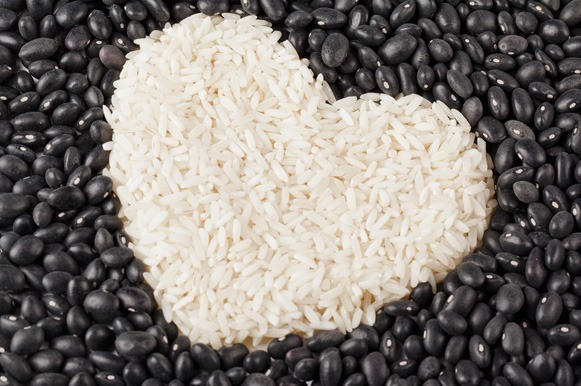
#> input picture arroz_feijao.jpg, 581 x 386 px, given in place of franca.jpg, which was not available
$ python aula02.py
#> lines starting #> are read from the running program, lines starting #| are printed output that depends on the picture; pictures that were not available may be replaced by others from this repository, and a replacement may not be noted
#> in main, image is the input picture: shape (386, 581, 3); mean B, G, R 114.7, 119.7, 125.6
#| (386, 581, 3)
### aula01/aula01.py
from enum import Enum

import cv2
import matplotlib

matplotlib.use("TkAgg")  # No Linux
import matplotlib.pyplot as plt
import numpy as np


# [25 lines left out: function splitBGRChannels, not called in this run]


def greyImage(image):
    grey_image = np.zeros((image.shape[0], image.shape[1]), dtype=np.uint8)
    for i in range(image.shape[0]):
        for j in range(image.shape[1]):
            grey_image[i, j] = np.mean(image[i, j])
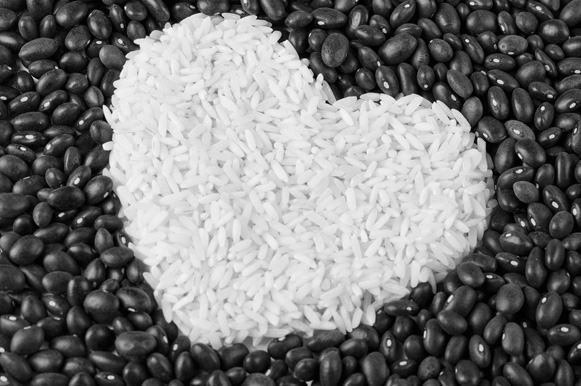
#> grey_image: shape (386, 581); min 0, max 251, mean 119.7
    return grey_image


def showImage(image, title="Image"):
    cv2.imshow(title, image)
    #cv2.waitKey(0)
    #cv2.destroyAllWindows()


# [5 lines left out: function showBGRChannels, not called in this run]


def histogram(image, color_space="B"):
    class ColorSpace(Enum):
        BLUE = "B"
        GREEN = "G"
        RED = "R"
        GREY = "GREY"

    channel = None
    match color_space:
        case ColorSpace.BLUE.value:
            blue_channel, _, _ = splitBGRChannels(image)
            channel = blue_channel
        case ColorSpace.GREEN.value:
            _, green_channel, _ = splitBGRChannels(image)
            channel = green_channel
        case ColorSpace.RED.value:
            _, _, red_channel = splitBGRChannels(image)
            channel = red_channel
        case ColorSpace.GREY.value:
            channel = greyImage(image)
        case _:
            raise ValueError("Invalid color space")

    histogram = 256 * [0]
#> histogram = 256 values from 0 to 0
    for i in range(channel.shape[0]):
        for j in range(channel.shape[1]):
            match color_space:
                case ColorSpace.BLUE.value:
                    pixel_color = channel[i, j, 0]
                case ColorSpace.GREEN.value:
                    pixel_color = channel[i, j, 1]
                case ColorSpace.RED.value:
                    pixel_color = channel[i, j, 2]
                case ColorSpace.GREY.value:
                    pixel_color = channel[i, j]
            histogram[pixel_color] += 1
#> after the loop, histogram = 256 values, max 3336 at index 227, min 0 at index 250, mean 876

    return histogram


def histogram_graph(image, graph_color="B", graph_title=None):
    class ColorSpace(Enum):
        BLUE = "B"
        GREEN = "G"
        RED = "R"
        GREY = "GREY"

    hist = None
    match graph_color:
        case ColorSpace.BLUE.value:
            graph_color = "blue"
            hist = histogram(image, "B")
        case ColorSpace.GREEN.value:
            graph_color = "green"
            hist = histogram(image, "G")
        case ColorSpace.RED.value:
            graph_color = "red"
            hist = histogram(image, "R")
        case ColorSpace.GREY.value:
            graph_color = "grey"
            hist = histogram(image, "GREY")
        case _:
            graph_color = "grey"
            hist = histogram(image, "GREY")

    pixel = np.arange(0, 256)
#> pixel = 256 values from 0 to 255

    # [7 lines of commented-out code are left out]

    fig, ax = plt.subplots(nrows=1,ncols=1,figsize=(6,4))
    ax.bar(pixel, hist, color=graph_color)
    ax.set_xlabel("Pixel")
    ax.set_ylabel("Quantity")
    if graph_title is not None:
        ax.set_title(f"{graph_title} (Bar)")


    plt.tight_layout()
    return fig, ax


# [12 lines left out: function main, not called in this run]


# [2 lines that do not run on import are left out]

### aula02/aula02.py
import os
import sys

sys.path.append(os.path.dirname(os.path.dirname(os.path.abspath(__file__))))

import cv2
import matplotlib
matplotlib.use("TkAgg")  # No Linux
import matplotlib.pyplot as plt

from aula01.aula01 import showImage, histogram_graph, greyImage

def cut_image(image, cutting_point=40, above=False, cutting_range: list = None | list, inside_range=True):
    if len(cutting_range) != 2:
        raise ValueError("Cutting_range must be 2 values only.")
    if cutting_range[0] < 0 or cutting_range[0] > 255:
        raise ValueError("Cutting_range value must be >= 0 or <=255")
    if cutting_range[1] < 0 or cutting_range[1] > 255:
            raise ValueError("Cutting_range value must be >= 0 or <=255")
    if cutting_point < 0 or cutting_point > 255:
        raise ValueError("Cutting_point must be >=0 and <= 255")

    histogram_graph(image, graph_color="GREY")

    new_image = greyImage(image)
    print("Image grey done")

    showImage(new_image)
    for i in range(image.shape[0]):
        for j in range(image.shape[1]):
            # A single color
            if cutting_range is None:
                if new_image[i, j] > cutting_point and above:
                    image[i, j] = 255
                if new_image[i, j] < cutting_point and not above:
                    image[i, j] = 255

            # A range of color
            elif len(cutting_range) == 2:
                if inside_range:
                    if new_image[i, j] >= cutting_range[0] and new_image[i, j] <= cutting_range[1]:
                        image[i, j] = 255
                else:
                    if new_image[i, j] < cutting_range[0] or new_image[i, j] > cutting_range[1]:
                        image[i, j] = 255
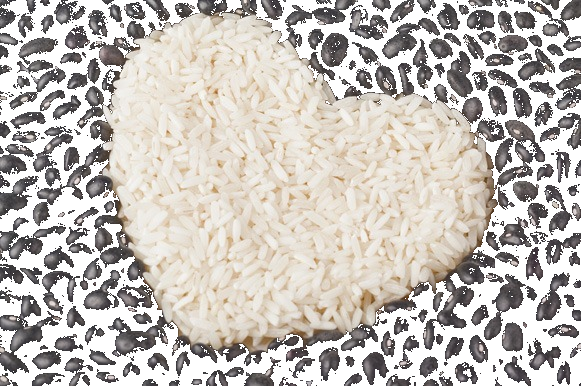
#> image: shape (386, 581, 3); mean B, G, R 184.2, 189.5, 194.8


    print("image cutted")

    showImage(image, "Cut image")


def main():
    image = cv2.imread("franca.jpg")
    print(image.shape)
    showImage(image, "Original Image")
    cut_image(image, cutting_range=[0, 50], inside_range=True)
    plt.show()
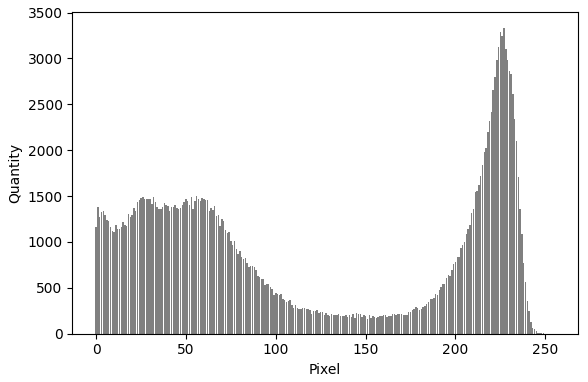
#> figure drawn by matplotlib, 1 panel; tallest bar 3336 high, from x = 226.6 to 227.4
    cv2.waitKey(0)
    cv2.destroyAllWindows()

if __name__ == "__main__":
    main()

$ run again, on arroz_feijao2.jpg
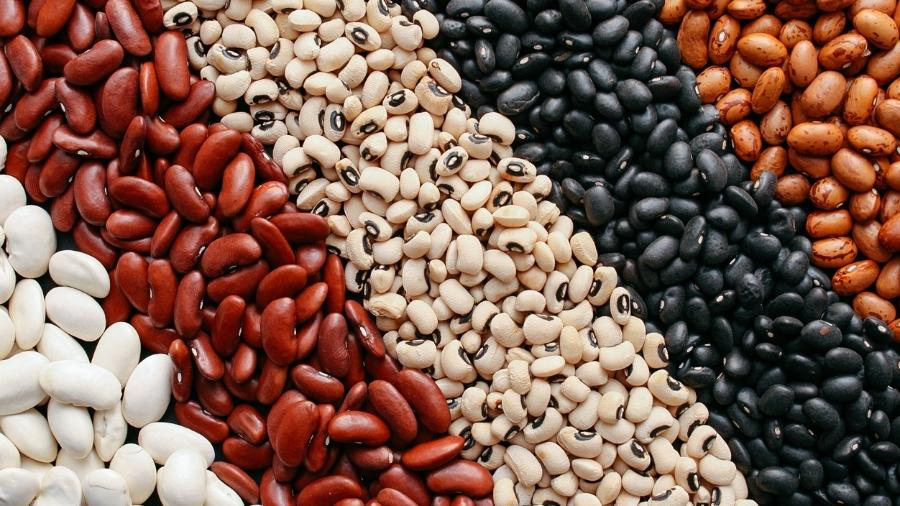
#> input picture arroz_feijao2.jpg, 900 x 506 px, given in place of franca.jpg, which was not available
#> in main, image is the input picture: shape (506, 900, 3); mean B, G, R 80.5, 93.3, 127.2
#| (506, 900, 3)
#> after the loop in greyImage, `for i in range(image.shape[0]):`:
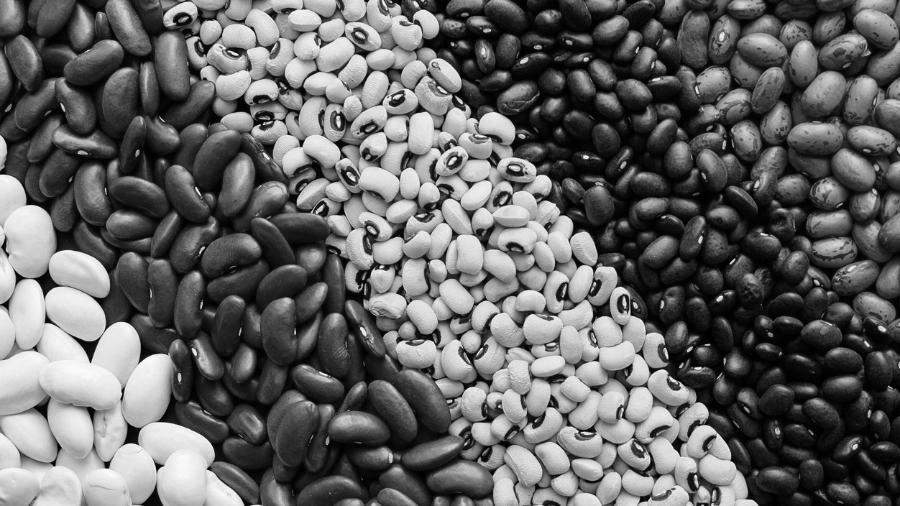
#> grey_image: shape (506, 900); min 0, max 255, mean 100
#> in histogram, `histogram = 256 * [0]`: histogram = 256 values from 0 to 0
#> after the loop in histogram, `for i in range(channel.shape[0]):`: histogram = 256 values, max 4508 at index 5, min 1 at index 255, mean 1778.9
#> pixel = 256 values from 0 to 255
#> in main, `plt.show()`:
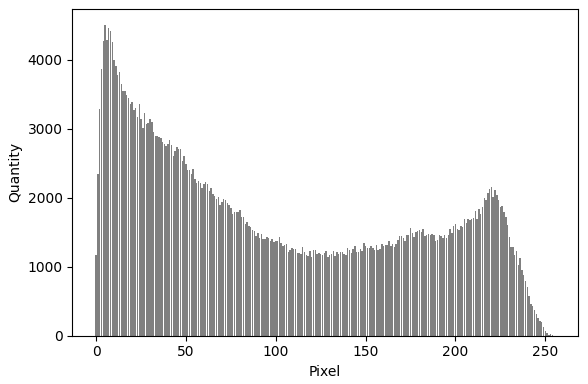
#> figure drawn by matplotlib, 1 panel; tallest bar 4508 high, from x = 4.6 to 5.4
